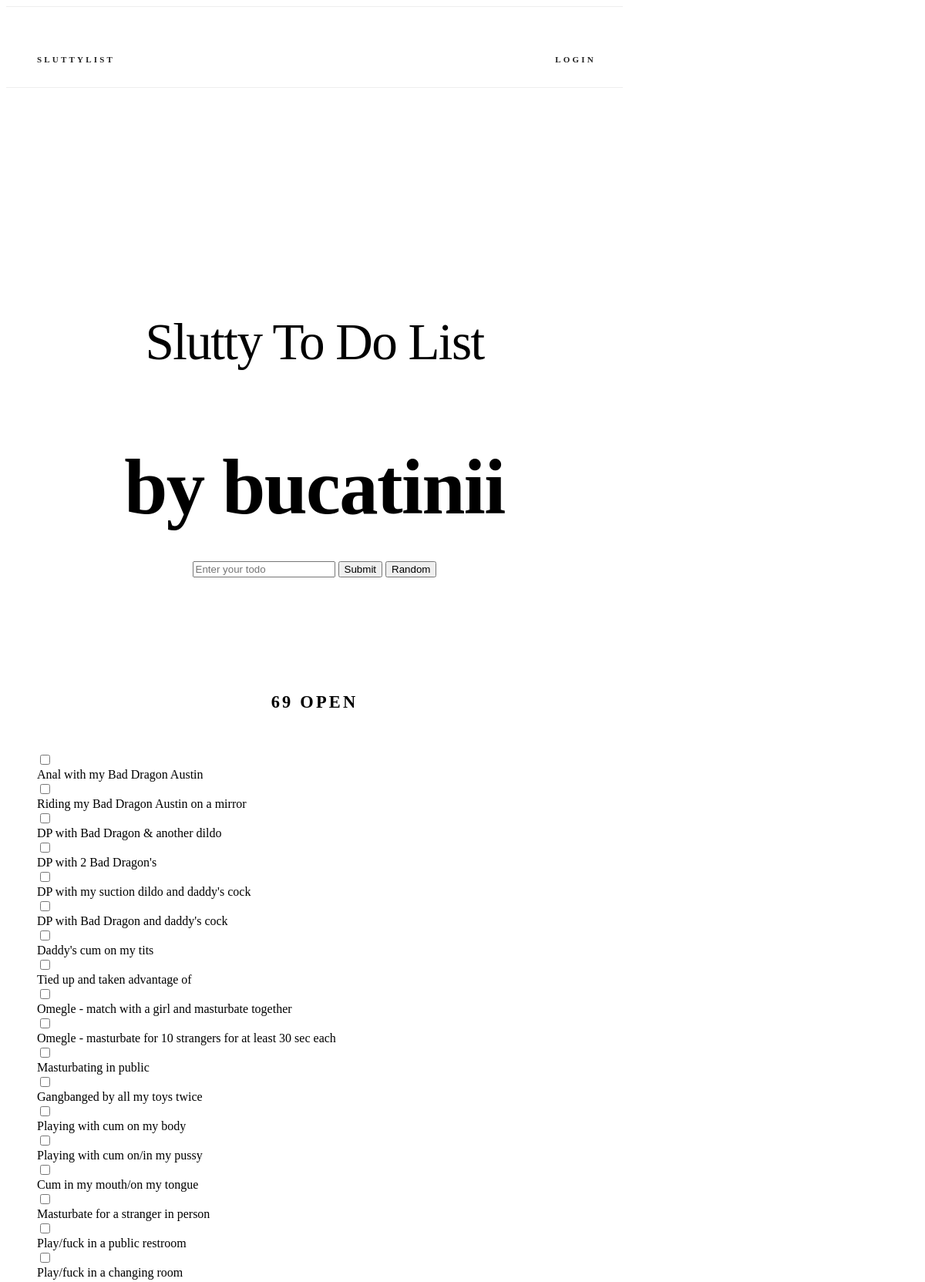
Page /list/3/ (upper part) on the committed database.
### lists/models.py (models this page shows, shortened)
class TodoList(models.Model):
    title = models.CharField(max_length=128, default='untitled')
    created_at = models.DateTimeField(auto_now=True)
    creator = models.ForeignKey(User, null=True, related_name='todolists', on_delete=models.CASCADE)
    class Meta:
        ordering = ('created_at',)
    def count_finished(self):
        return self.todos.filter(is_finished=True).count()
    def count_open(self):
        return self.todos.filter(is_finished=False).count()

class Todo(models.Model):
    description = models.CharField(max_length=128)
    created_at = models.DateTimeField(auto_now=True)
    finished_at = models.DateTimeField(null=True)
    is_finished = models.BooleanField(default=False)
    creator = models.ForeignKey(User, null=True, related_name='todos', on_delete=models.CASCADE)
    todolist = models.ForeignKey(TodoList, related_name='todos', on_delete=models.CASCADE)
    class Meta:
        ordering = ('created_at',)

### lists/views.py (the view)
# urls.py: path('list/<int:todolist_id>/', views.todolist, name='todolist'),
def todolist(request, todolist_id):
    todolist = get_object_or_404(TodoList, pk=todolist_id)
    if request.method == 'POST':
        redirect('lists:add_todo', todolist_id=todolist_id)
    return render(
        request, 'lists/todolist.html',
        {'todolist': todolist, 'form': TodoForm()}
    )

### lists/forms.py
class TodoForm(forms.Form):
    description = forms.CharField(
        **form_kwargs(
            widget=forms.TextInput(attrs=widget_attrs('Enter your todo'))
        )
    )

### lists/templates/lists/todolist.html (shortened to what this page needs)
{% extends "base.html" %}
{% load static %}
{% block body %}
<section class="header">
  <div class="row">
    <div class="eight columns">
      <div class="title">{{todolist.title}}<h1 style="margin-bottom: 0; padding-bottom: 0; font-size: 1;">by {{ todolist.creator }}</h1></div>
      <form action="{% url 'lists:add_todo' todolist.id %}" method=post>
        {{ form }}
        <input type="submit" value="Submit">
  <input type="button" value="Random" id="random">
      </form>
    </div>
    <div class="row">
      <div class="two-thirds column open-todos">
        <h6 class="docs-header open-todos">{{ todolist.count_open }} open</h6>
        <ul id="todolist-list">
          {% for todo in todolist.todos.all %}
            {% if not todo.is_finished %}
              <li class="listitem"><input type="checkbox" id="checkbox" data-todo-id="{{ todo.id }}"> <div class="listitem-desc">{{ todo.description }}</div></li>
            {% endif %}
          {% endfor %}
        </ul>
      </div>
    </div>
  </div>
</section>
{% endblock %}

### todolist/static/css/custom.css (style rules this page uses)
.open-todos ul, .finished-todos ul { list-style: none; text-align: left; word-wrap: break-word; }
.title { margin-top: 0; margin-bottom: 2rem; font-weight: 300; font-size: 3.6rem; line-height: 1.25; letter-spacing: -.1rem; word-wrap: break-word; }
.header { margin-top: 6rem; text-align: center; }
.docs-header { text-transform: uppercase; font-size: 1.4rem; letter-spacing: .2rem; font-weight: 600; }
@media (min-width: 550px) { .title { font-size: 4.2rem; } }
@media (min-width: 550px) { .header { margin-top: 18rem; } }

### rows in the picture
TodoList: title "Slutty To Do List", creator "bucatinii", count_open "69"
Todo: description "Anal with my Bad Dragon Austin"
Todo: description "Riding my Bad Dragon Austin on a mirror"
Todo: description "DP with Bad Dragon & another dildo"
Todo: description "DP with 2 Bad Dragon's"
Todo: description "DP with my suction dildo and daddy's cock"
Todo: description "DP with Bad Dragon and daddy's cock"
Todo: description "Daddy's cum on my tits"
Todo: description "Tied up and taken advantage of"
Todo: description "Omegle - match with a girl and masturbate together"
Todo: description "Omegle - masturbate for 10 strangers for at least 30 sec each"
Todo: description "Masturbating in public"
Todo: description "Gangbanged by all my toys twice"
Todo: description "Playing with cum on my body"
Todo: description "Playing with cum on/in my pussy"
Todo: description "Cum in my mouth/on my tongue"
Todo: description "Masturbate for a stranger in person"
Todo: description "Play/fuck in a public restroom"
Todo: description "Play/fuck in a changing room"
